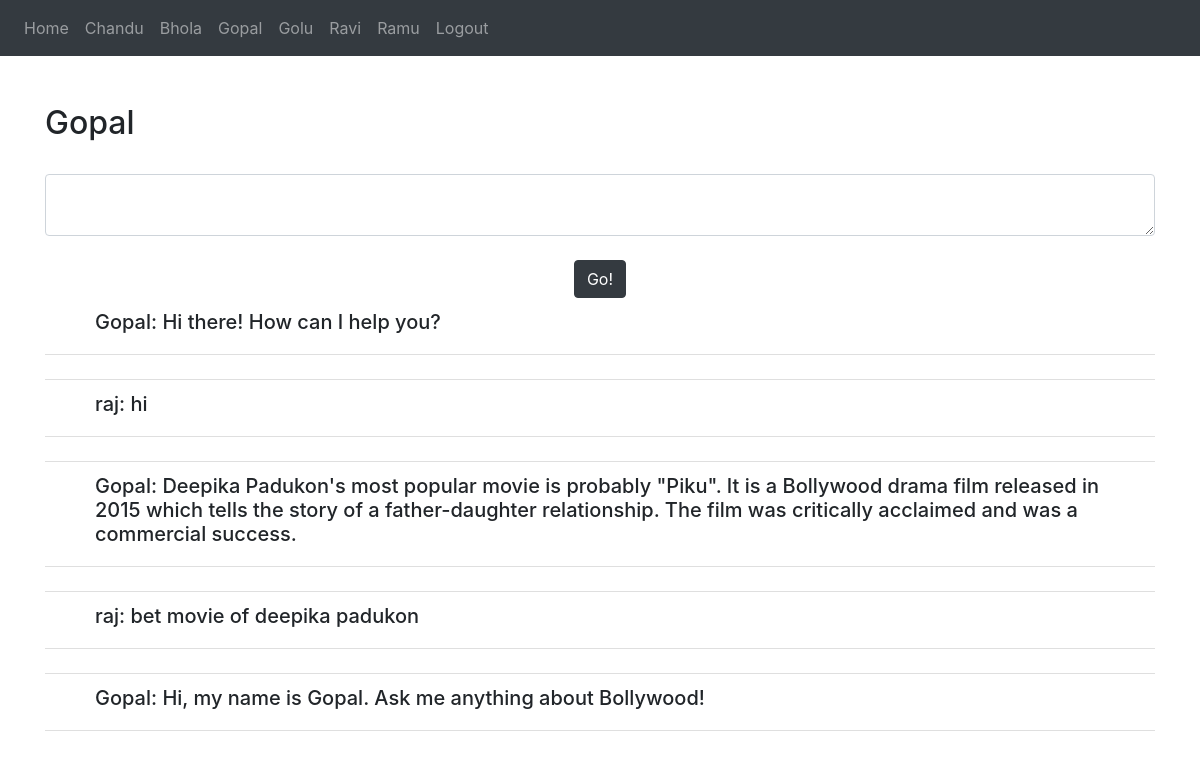
/chat/Gopal (signed in), run on an earlier commit of the app's database.
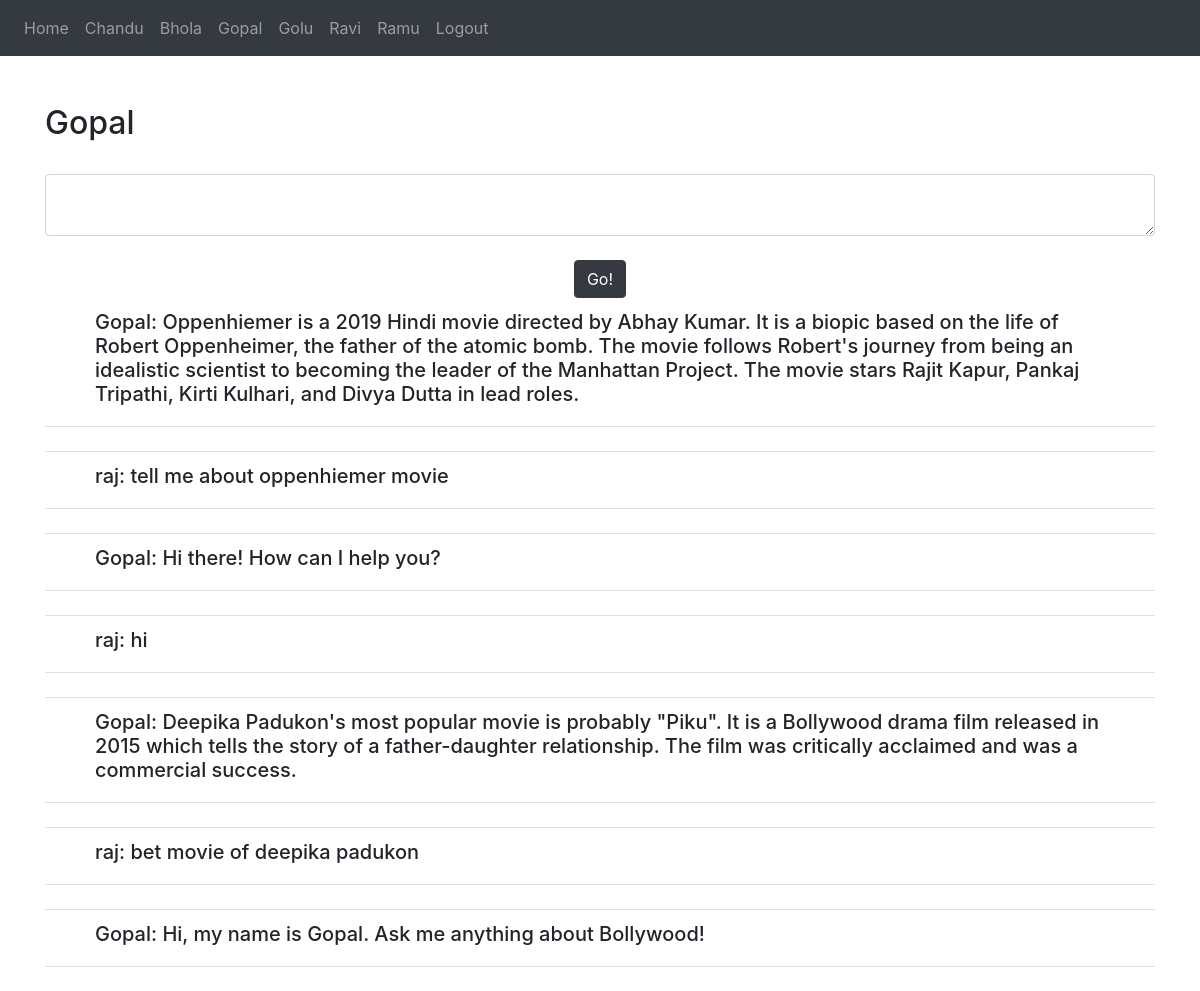
And on a later commit of the database.
### website/models.py (models this page shows)
class Prompt(db.Model):
    id = db.Column(db.Integer, primary_key=True)
    user_id = db.Column(db.Integer, db.ForeignKey('user.id'))
    char_name=db.Column(db.String(100))
    content = db.Column(db.String(10000))

### website/views.py (the view, shortened to what this page needs)
@views.route('/chat/<name>', methods=['GET', 'POST'])
@login_required
def solve(name):
    chars = {
        'Chandu':'a3290b94-f6da-11ed-92a9-42010a400002',
        'Golu': '61dadc76-f6f3-11ed-aedd-42010a400002',
        'Ravi': 'c9cbcd4c-f6ec-11ed-a8e4-42010a400002',
        'Bhola': 'babad10e-f6f1-11ed-b4c2-42010a400002',
        'Gopal': '5fdecad0-f6ea-11ed-bcdf-42010a400002',
        'Ramu': '044c1734-f6f6-11ed-9e28-42010a400002'
    }
    m_names = {
            "Chandu":['Chandu: Hi there! My name is Chandu. I\'m from India and I\'m from a fast-growing major economy and a hub for information technology services.'],
            "Golu":['Golu: Hi! I\'m Golu. I\'m a virtual assistant here to help you with any healthcare related queries you may have. How may I help you?'],
            "Ravi":['Ravi: I am Ravi, I can answer anything on IPL and cricket in general.'],
            "Bhola":['Bhola: I can answer your queries regarding The Taj.'],
            "Gopal":['Gopal: Hi, my name is Gopal. Ask me anything about Bollywood!'],
            'Ramu':['Ramu: My name is Ramu, I am a banking expert. Come after lunch time!']
            }
    for i in m_names.keys():
        t = Prompt.query.filter_by(user_id=current_user.id, char_name=i)
        for j in t:
            if j.content not in m_names[i]:
                print(f"{i}----{j.content}")
                m_names[i].append(j.content)
    l = m_names[name][::-1]
    return render_template('chat.html', messages=l, name=name)

### website/__init__.py (called while the page is built)
def create_app():
    app = Flask(__name__)
    app.config['SECRET_KEY'] = "12345678"
    app.config['SQLALCHEMY_DATABASE_URI'] = f'sqlite:///{DB_NAME}'
    db.init_app(app)
    from .views import views
    from .auth import auth
    app.register_blueprint(views, url_prefix='/')
    app.register_blueprint(auth, url_prefix='/')
    from .models import User, Prompt
    with app.app_context():
        db.create_all()
    login_manager = LoginManager()
    login_manager.login_view = 'auth.login'
    login_manager.init_app(app)
    @login_manager.user_loader
    def load_user(id):
        return User.query.get(int(id))
    return app

### website/templates/chat.html (shortened to what this page needs)
{% extends "index.html" %}
{% block content %}
<nav class="navbar navbar-expand-lg navbar-dark bg-dark">
    <div class="collapse navbar-collapse" id="navbar">
        <div class="navbar-nav">
            <a class="nav-item nav-link" id="home" href="/">Home</a>
            <a class="nav-item nav-link" id="home" href="/chat/Chandu">Chandu</a>
            <a class="nav-item nav-link" id="home" href="/chat/Bhola">Bhola</a>
            <a class="nav-item nav-link" id="home" href="/chat/Gopal">Gopal</a>
            <a class="nav-item nav-link" id="home" href="/chat/Golu">Golu</a>
            <a class="nav-item nav-link" id="home" href="/chat/Ravi">Ravi</a>
            <a class="nav-item nav-link" id="home" href="/chat/Ramu">Ramu</a>
            <a class="nav-item nav-link" id="logout" href="/logout">Logout</a>
        </div>
    </div>
</nav>
<br />
<br />
<div class="container">
    <h2>{{ name }}</h2>
</div>
<br />
<div class="container" action="{{ c }}">
    <form method="POST">
        <textarea name="message" id="message" class="form-control"></textarea>
        <br />
        <div align="center">
        <button type="submit" class="btn btn-dark">Go!</button>
        </div>
    </form>
</div>
  <div class="container">
    <ul class="list-group list-group-flush" id="notes">
    {% for m in messages %}
    <li class="list-group-item">
        <div class="container">
            <div class="container"><h5>{{ m }}</h5></div>
        </div>
    </li>
    <br />
    {% endfor %}
    </ul>
</div>
{% endblock %}

What changed in the data, as far as the page shows it:
added Prompt: content "Gopal: Oppenhiemer is a 2019 Hindi movie directed by Abhay Kumar. It is a biopic based on the life of Robert Oppenheimer, the father of the atomic bomb. The movie follows Robert's journey from being an idealistic scientist to becoming the leader of the Manhattan Project. The movie stars Rajit Kapur, Pankaj Tripathi, Kirti Kulhari, and Divya Dutta in lead roles."
added Prompt: content "raj: tell me about oppenhiemer movie"
